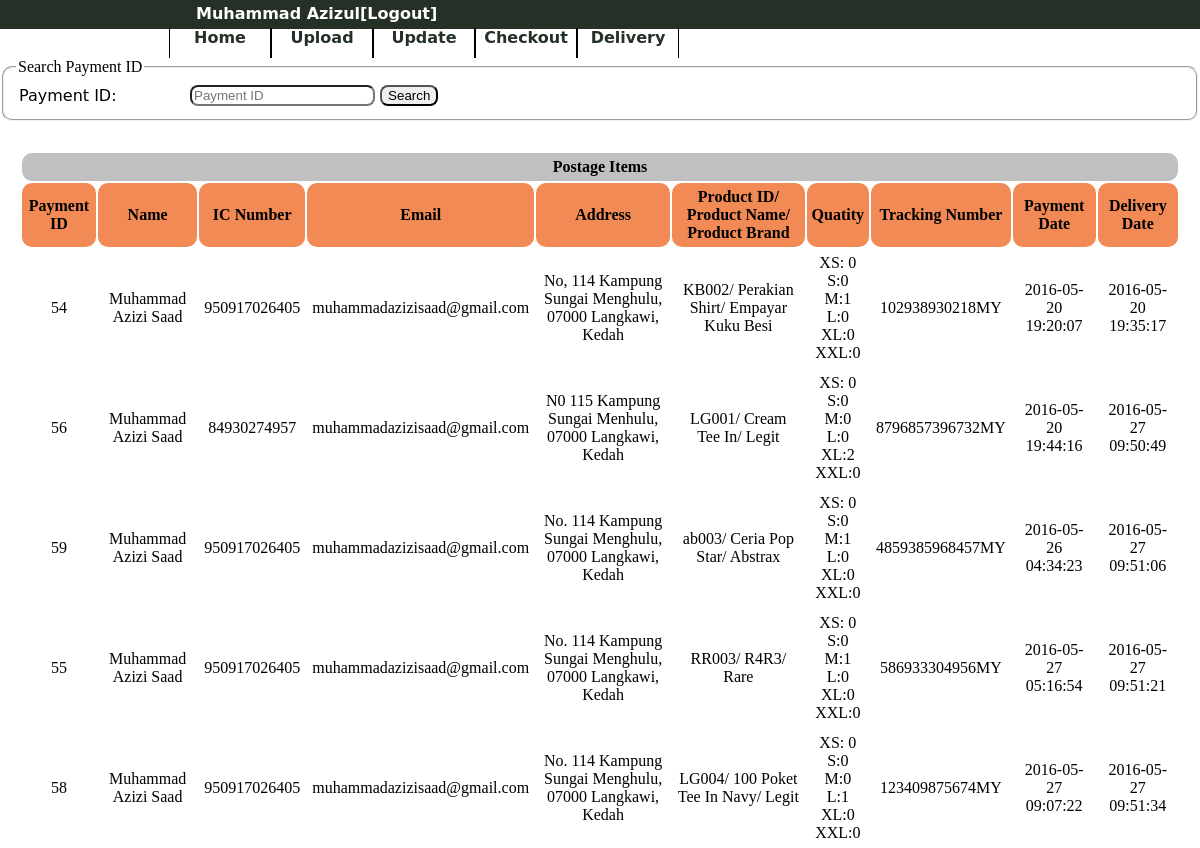
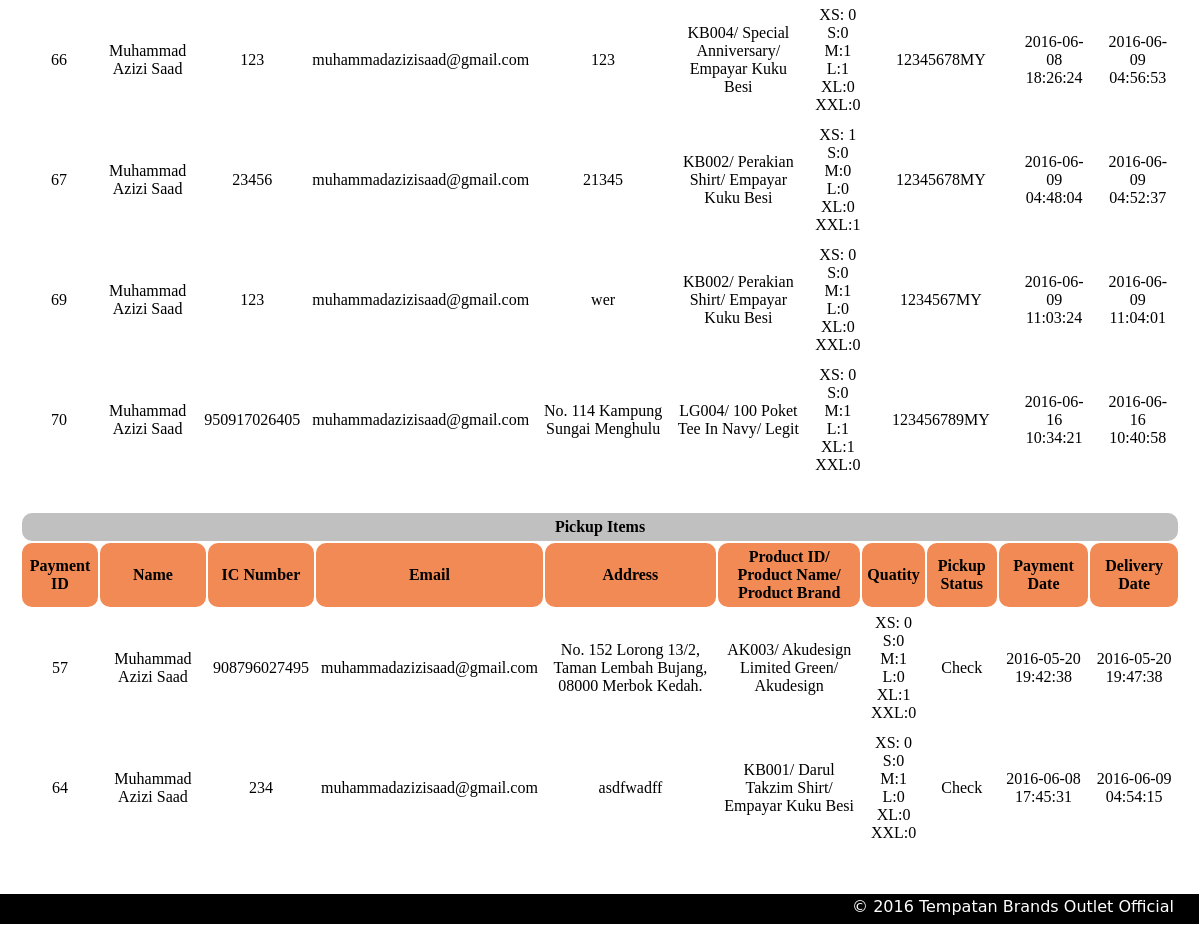
Page /delivery.php (signed in) on the committed database (2 pictures, top to bottom).
### tables this page shows
CREATE TABLE IF NOT EXISTS `payment` (
  `ref` int(11) NOT NULL,
  `name` varchar(100) NOT NULL,
  `ic_num` varchar(100) NOT NULL,
  `contact` varchar(100) NOT NULL,
  `email` varchar(100) NOT NULL,
  `address` varchar(100) NOT NULL,
  `method` varchar(100) NOT NULL,
  `bank` varchar(100) NOT NULL,
  `delivery` varchar(100) NOT NULL,
  `p_id` varchar(100) NOT NULL,
  `p_name` varchar(100) NOT NULL,
  `p_brand` varchar(100) NOT NULL,
  `price` decimal(10,0) NOT NULL,
  `xs` int(11) NOT NULL,
  `s` int(11) NOT NULL,
  `m` int(11) NOT NULL,
  `l` int(11) NOT NULL,
  `xl` int(11) NOT NULL,
  `xxl` int(11) NOT NULL,
  `grand_total` decimal(10,0) NOT NULL,
  `cc_name` varchar(100) NOT NULL,
  `cc_num` int(11) NOT NULL,
  `cc_cvc` int(11) NOT NULL,
  `cc_expirate_month` varchar(100) NOT NULL,
  `cc_expirate_year` int(11) NOT NULL,
  `cc_resit_num` varchar(100) NOT NULL,
  `cc_paypal_password` varchar(100) NOT NULL,
  `tracking` varchar(100) NOT NULL,
  `pay_date` datetime NOT NULL,
  `delivery_date` datetime NOT NULL
);

### delivery.php (the view, shortened to what this page needs)
<!doctype html>
<?php
	include("dbconn.php");
?>
<html>
<head>
<link href="css/style2.css" rel="stylesheet" type="text/css">
</head>
<body>
	<div id="wrapper">
   	  <div id="header">
      	<div id="upper">
        	<ul>
            	<li><a href="admLogout.php"><?php echo $_SESSION['AdmName']?>[Logout]</a></li>
            </ul>
        </div>
        <div id="lower">
        	<ul>
            	<li><a href="admHome.php">Home</a></li>
                <li><a href="productReg.php">Upload</a></li>
                <li><a href="updatePanel.php">Update</a></li>
                <li><a href="admCheckout.php">Checkout</a></li>
                <li><a href="delivery.php">Delivery</a></li>
            </ul>
        </div>
      </div>
      <div id="body">
      	<div id="searchItem">
        	<form method="post" action="searchItem.php">
            	<fieldset>
                <legend>Search Payment ID</legend>
            	<table width="600" align="left">
                	<tr>
                    	<td>
                        	Payment ID:
                        </td>
                        <td>
                        	<input type="text" name="searchItem" placeholder="Payment ID" autocomplete="off" required>
                            <input type="submit" name="search" value="Search">
                        </td>
                    </tr>
                </table>
                </fieldset>
            </form>
        </div>
      	<div id="postage">
        	<?php
		$sql0 = "SELECT * FROM payment WHERE delivery = 'Postage' AND tracking != 'null' ORDER BY pay_date, name, p_brand, address";
		$row = mysqli_query($dbconn, $sql0);
		echo "<table align='center' cellpadding='5'>
				<tr align='center'>
					<td colspan=10 bgcolor=#C0C0C0>
						<b>Postage Items</b>
					</td>
				</tr>
				<th>Payment ID</th>
				<th>Name</th>
				<th>IC Number</th>
				<th>Email</th>
				<th>Address</th>
				<th>Product ID/ Product Name/ Product Brand</th>
				<th>Quatity</th>
				<th>Tracking Number</th>
				<th>Payment Date</th>
				<th>Delivery Date</th>";
				while($data = mysqli_fetch_array($row)){
				    echo "<form action=# method=post>";
					echo "<tr align='center'>";
					echo "<td>"  .$data['ref'] . " </td>";
					echo "<td>"  .$data['name'] .  " </td>";
					echo "<td>"  .$data['ic_num'] . " </td>";
					echo "<td>"  .$data['email'] . " </td>";
					echo "<td>"  .$data['address'] . " </td>";
					echo "<td>"  .$data['p_id'] . "/ " . $data['p_name'] . "/ " . $data['p_brand'] . " </td>";
					echo "<td> XS: "  .$data['xs'] . "<br> S:" . $data['s'] . "<br> M:" . $data['m'] . "<br> L:" . $data['l'] . "<br> XL:" . $data['xl'] . "<br> XXL:" . $data['xxl'] . " </td>";
					echo "<td>" . $data['tracking'] . "</td>";
					echo "<td>" . $data['pay_date'] . "</td>";
					echo "<td>" . $data['delivery_date'] . "</td>";
					echo "</form>";
				}
		echo "</table>";
	?>
        </div>
        <div id="pickup">
        	<?php
		$sql1 = "SELECT * FROM payment WHERE delivery = 'Self Pickup' AND tracking != 'null' ORDER BY pay_date, name, p_brand, address";
		$row1 = mysqli_query($dbconn, $sql1);
		echo "<table align='center' cellpadding='5'>
				<tr align='center'>
					<td colspan=10 bgcolor=#C0C0C0>
						<b>Pickup Items</b>
					</td>
				</tr>
				<th>Payment ID</th>
				<th>Name</th>
				<th>IC Number</th>
				<th>Email</th>
				<th>Address</th>
				<th>Product ID/ Product Name/ Product Brand</th>
				<th>Quatity</th>
				<th>Pickup Status</th>
				<th>Payment Date</th>
				<th>Delivery Date</th>";
				while($data1 = mysqli_fetch_array($row1)){
				    echo "<form action=# method=post>";
					echo "<tr align='center'>";
					echo "<td>"  .$data1['ref'] . " </td>";
					echo "<td>"  .$data1['name'] .  " </td>";
					echo "<td>"  .$data1['ic_num'] . " </td>";
					echo "<td>"  .$data1['email'] . " </td>";
					echo "<td>"  .$data1['address'] . " </td>";
					echo "<td>"  .$data1['p_id'] . "/ " . $data1['p_name'] . "/ " . $data1['p_brand'] . " </td>";
					echo "<td> XS: "  .$data1['xs'] . "<br> S:" . $data1['s'] . "<br> M:" . $data1['m'] . "<br> L:" . $data1['l'] . "<br> XL:" . $data1['xl'] . "<br> XXL:" . $data1['xxl'] . " </td>";
					echo "<td>" .$data1['tracking'] . " </td>";
					echo "<td>" . $data1['pay_date'] . "</td>";
					echo "<td>" . $data1['delivery_date'] . "</td>";
					echo "</form>";
				}
		echo "</table>";
	?>
        </div>
      </div>
	  <div id="footer">
   		<p>&copy; 2016 Tempatan Brands Outlet Official</p>
      </div>
    </div>
</body>
</html>

### css/style2.css (style rules this page uses)
body { margin: 0; padding: 0; height: 100%; position: relative; }
#wrapper { position: relative; min-height: 100%; }
#wrapper #header { font-family: "Lucida Grande", "Lucida Sans Unicode", "Lucida Sans", "DejaVu Sans", Verdana, sans-serif; font-size: medium; }
#wrapper #header #upper { background-color: #253127; height: 30px; margin-top: -17px; }
#header #upper ul { width: 400px; padding-top: 5px; padding-left: 196px; }
#upper ul li { list-style-type: none; }
#upper ul li a { color: #FFFFFF; text-decoration: none; font-weight: bold; }
#wrapper #header #lower { height: 30px; margin-top: -17px; }
#header #lower ul { padding-left: 169px; padding-top: 0px; }
#lower ul li { display: block; width: 102px; float: left; text-align: center; }
#lower ul li a { text-decoration: none; color: #253127; font-weight: bold; height: 30px; display: block; border-right: 1px solid #000000; border-left: 1px solid #000000; border-top-style: none; border-bottom-style: none; }
#wrapper #body { position: relative; min-height: 573px; display: block; }
#wrapper #body #postage table { margin-top: 30px; margin-left: 20px; margin-right: 20px; margin-bottom: 30px; }
#wrapper #body #pickup table { margin-top: 30px; margin-left: 20px; margin-right: 20px; margin-bottom: 30px; }
#body form table { font-family: "Lucida Grande", "Lucida Sans Unicode", "Lucida Sans", "DejaVu Sans", Verdana, sans-serif; margin-left: auto; margin-right: auto; margin-top: auto; margin-bottom: auto; }
#wrapper #footer { background-color: #000000; height: 30px; bottom: -15px; position: relative; width: 100%; left: -1px; }
#wrapper #footer p { color: #FFFFFF; font-family: "Lucida Grande", "Lucida Sans Unicode", "Lucida Sans", "DejaVu Sans", Verdana, sans-serif; margin-top: 3px; margin-right: 25px; float: right; }
#searchItem form fieldset { border-radius: 10px; }
#searchItem form fieldset table tr td input { border-radius: 8px; }
#wrapper #body #postage table th { border-radius: 10px; background-color: #F18A54; }
#wrapper #body #postage table td { border-radius: 10px; }
#wrapper #body #pickup table th { border-radius: 10px; background-color: #F18A54; }
#wrapper #body #pickup table td { border-radius: 10px; }
#searchItem table td { border-radius: 10px; }
#searchItem input { border-radius: 8px; }

### rows in the picture
payment: ref "54", name "Muhammad Azizi Saad", ic_num "950917026405", email "muhammadazizisaad@gmail.com", address "No, 114 Kampung Sungai Menghulu, 07000 Langkawi, Kedah", p "KB002", p_name "Perakian Shirt", p_brand "Empayar Kuku Besi", xs "0", s "0", m "1", l "0", xl "0", xxl "0", tracking "102938930218MY", pay_date "2016-05-20 19:20:07", delivery_date "2016-05-20 19:35:17"
payment: ref "56", name "Muhammad Azizi Saad", ic_num "84930274957", email "muhammadazizisaad@gmail.com", address "N0 115 Kampung Sungai Menhulu, 07000 Langkawi, Kedah", p "LG001", p_name "Cream Tee In", p_brand "Legit", xs "0", s "0", m "0", l "0", xl "2", xxl "0", tracking "8796857396732MY", pay_date "2016-05-20 19:44:16", delivery_date "2016-05-27 09:50:49"
payment: ref "59", name "Muhammad Azizi Saad", ic_num "950917026405", email "muhammadazizisaad@gmail.com", address "No. 114 Kampung Sungai Menghulu, 07000 Langkawi, Kedah", p "ab003", p_name "Ceria Pop Star", p_brand "Abstrax", xs "0", s "0", m "1", l "0", xl "0", xxl "0", tracking "4859385968457MY", pay_date "2016-05-26 04:34:23", delivery_date "2016-05-27 09:51:06"
payment: ref "55", name "Muhammad Azizi Saad", ic_num "950917026405", email "muhammadazizisaad@gmail.com", address "No. 114 Kampung Sungai Menghulu, 07000 Langkawi, Kedah", p "RR003", p_name "R4R3", p_brand "Rare", xs "0", s "0", m "1", l "0", xl "0", xxl "0", tracking "586933304956MY", pay_date "2016-05-27 05:16:54", delivery_date "2016-05-27 09:51:21"
payment: ref "58", name "Muhammad Azizi Saad", ic_num "950917026405", email "muhammadazizisaad@gmail.com", address "No. 114 Kampung Sungai Menghulu, 07000 Langkawi, Kedah", p "LG004", p_name "100 Poket Tee In Navy", p_brand "Legit", xs "0", s "0", m "0", l "1", xl "0", xxl "0", tracking "123409875674MY", pay_date "2016-05-27 09:07:22", delivery_date "2016-05-27 09:51:34"
payment: ref "66", name "Muhammad Azizi Saad", ic_num "123", email "muhammadazizisaad@gmail.com", address "123", p "KB004", p_name "Special Anniversary", p_brand "Empayar Kuku Besi", xs "0", s "0", m "1", l "1", xl "0", xxl "0", tracking "12345678MY", pay_date "2016-06-08 18:26:24", delivery_date "2016-06-09 04:56:53"
payment: ref "67", name "Muhammad Azizi Saad", ic_num "23456", email "muhammadazizisaad@gmail.com", address "21345", p "KB002", p_name "Perakian Shirt", p_brand "Empayar Kuku Besi", xs "1", s "0", m "0", l "0", xl "0", xxl "1", tracking "12345678MY", pay_date "2016-06-09 04:48:04", delivery_date "2016-06-09 04:52:37"
payment: ref "69", name "Muhammad Azizi Saad", ic_num "123", email "muhammadazizisaad@gmail.com", address "wer", p "KB002", p_name "Perakian Shirt", p_brand "Empayar Kuku Besi", xs "0", s "0", m "1", l "0", xl "0", xxl "0", tracking "1234567MY", pay_date "2016-06-09 11:03:24", delivery_date "2016-06-09 11:04:01"
payment: ref "70", name "Muhammad Azizi Saad", ic_num "950917026405", email "muhammadazizisaad@gmail.com", address "No. 114 Kampung Sungai Menghulu", p "LG004", p_name "100 Poket Tee In Navy", p_brand "Legit", xs "0", s "0", m "1", l "1", xl "1", xxl "0", tracking "123456789MY", pay_date "2016-06-16 10:34:21", delivery_date "2016-06-16 10:40:58"
payment: ref "57", name "Muhammad Azizi Saad", ic_num "908796027495", email "muhammadazizisaad@gmail.com", address "No. 152 Lorong 13/2, Taman Lembah Bujang, 08000 Merbok Kedah.", p "AK003", p_name "Akudesign Limited Green", p_brand "Akudesign", xs "0", s "0", m "1", l "0", xl "1", xxl "0", tracking "Check", pay_date "2016-05-20 19:42:38", delivery_date "2016-05-20 19:47:38"
payment: ref "64", name "Muhammad Azizi Saad", ic_num "234", email "muhammadazizisaad@gmail.com", address "asdfwadff", p "KB001", p_name "Darul Takzim Shirt", p_brand "Empayar Kuku Besi", xs "0", s "0", m "1", l "0", xl "0", xxl "0", tracking "Check", pay_date "2016-06-08 17:45:31", delivery_date "2016-06-09 04:54:15"

### other values in the picture
$_SESSION['AdmName'] "Muhammad Azizul"
